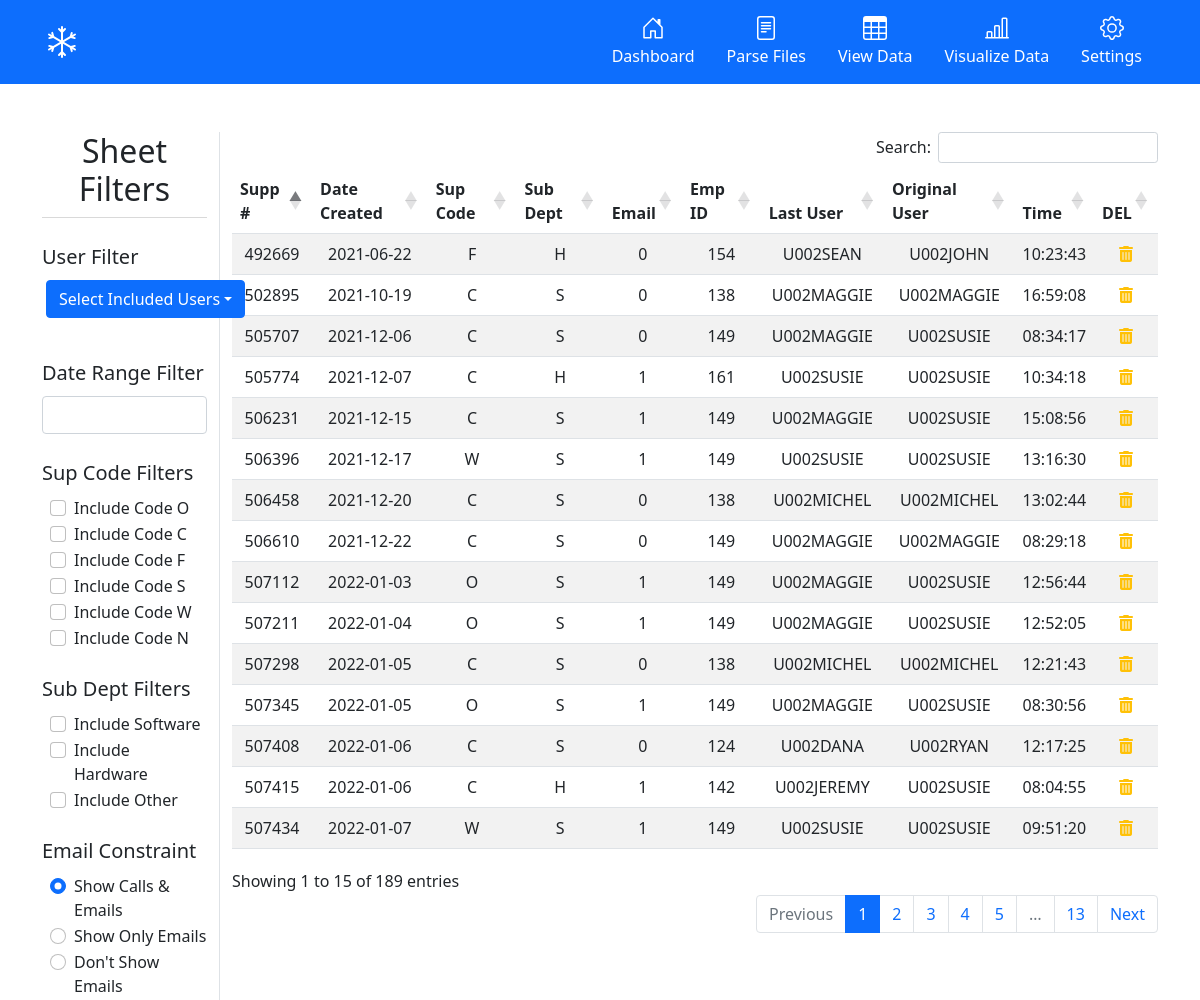
The app's page /sheets/, older data.
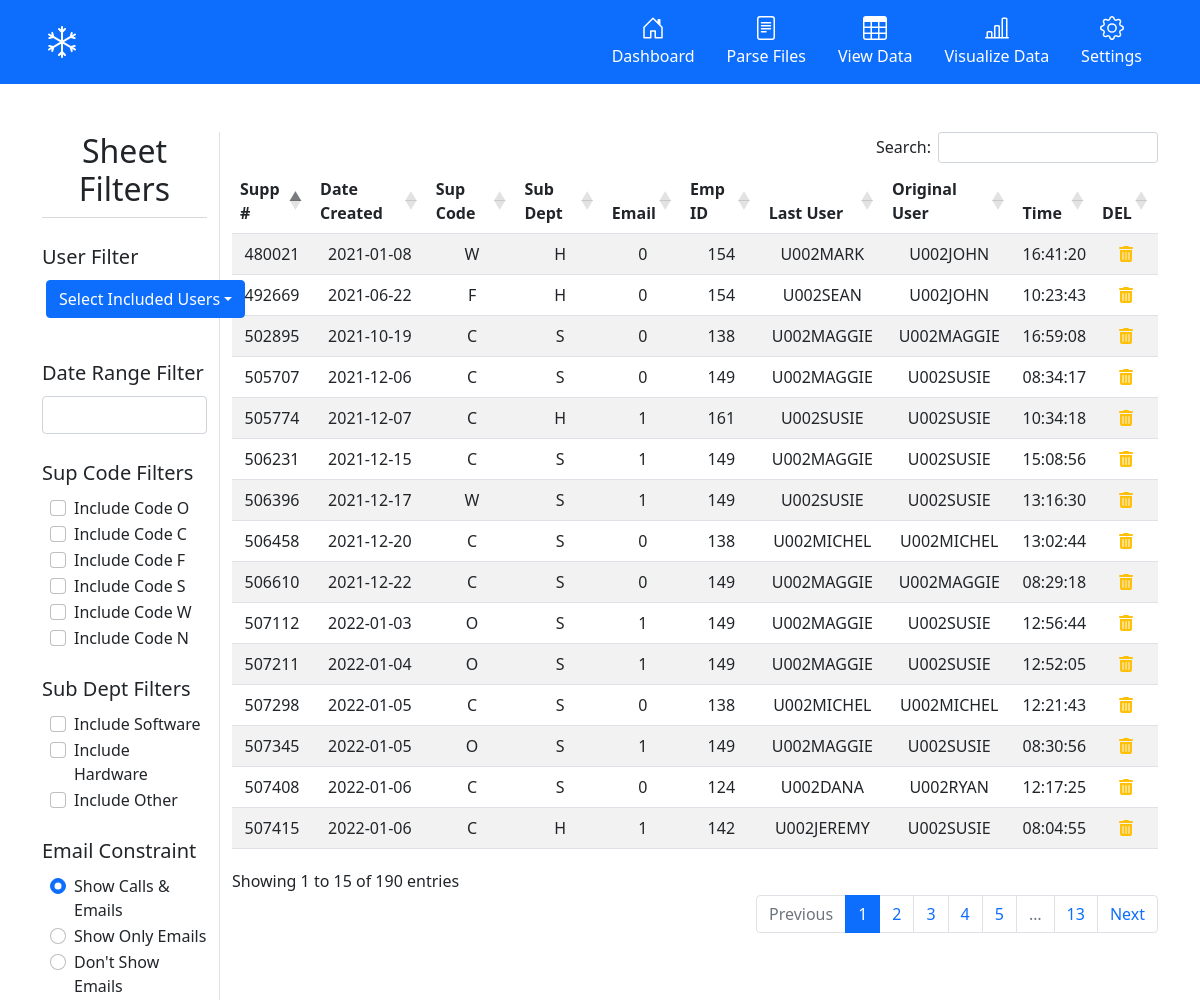
The same page, newer data.
### tables this page shows
CREATE TABLE calls(
                                    support_number TEXT, 
                                    date_created TEXT, 
                                    sup_code TEXT,
                                    sub_dept TEXT,
                                    email TEXT,
                                    employee_id TEXT, 
                                    last_user TEXT, 
                                    original_user TEXT, 
                                    time_last_changed TEXT,
                                    FOREIGN KEY(employee_id) REFERENCES employees(id),
                                    PRIMARY KEY(support_number, date_created));

### src/routes/sheets_routes.py (the view)
@sheets_bp.route('/', methods=["GET"])
def sheets():
    return render_template('sheets.html', calls=calls_db.read(), employees=employees_db.read())

### src/models/call.py (called while the page is built)
    def read(self):
        try:
            self.lock.acquire(True)
            self.cursor.execute('''
                                SELECT * FROM calls
                                ''')
            return self.cursor.fetchall()
        finally:
            self.lock.release()

### src/models/employee.py (called while the page is built)
    def read(self):
        try:
            self.lock.acquire(True)
            self.cursor.execute('''
                                SELECT * FROM employees
                                ''')
            return self.cursor.fetchall()
        finally:
            self.lock.release()

### src/templates/sheets.html (shortened to what this page needs)
{% extends "base.html" %}
{% block content %}
<div class="container">
  <div class="row mt-5">
    <div class="col-2 border-end">
      <h2 class="display-6 text-center">Sheet Filters</h2>
      <div class="dropdown-divider mt-1"></div>
      <label for="userConstraint" class="form-label lead mt-3">User Filter</label>
      <div id="userConstraint" class="btn-group ms-1 mb-4">
        <button type="button" class="btn btn-primary dropdown-toggle" data-bs-toggle="dropdown">Select Included
          Users</button>
      </div>
      <label for="dateConstraint" class="form-label lead mt-3">Date Range Filter</label>
      <input id="dateConstraint" type="text" name="dates" class="form-control mb-4">
      <label for="supCodeConstraints" class="form-label lead">Sup Code Filters</label>
      <div id="supCodeConstraints" class="ms-2 mb-4">
        <div class="form-check">
          <label class="form-check-label" for="oCheck">Include Code O</label>
          <input class="form-check-input supCodeCheck" type="checkbox" value="O" id="oCheck">
        </div>
        <div class="form-check">
          <label class="form-check-label" for="cCheck">Include Code C</label>
          <input class="form-check-input supCodeCheck" type="checkbox" value="C" id="cCheck">
        </div>
        <div class="form-check">
          <label class="form-check-label" for="fCheck">Include Code F</label>
          <input class="form-check-input supCodeCheck" type="checkbox" value="F" id="fCheck">
        </div>
        <div class="form-check">
          <label class="form-check-label" for="sCheck">Include Code S</label>
          <input class="form-check-input supCodeCheck" type="checkbox" value="S" id="sCheck">
        </div>
        <div class="form-check">
          <label class="form-check-label" for="wCheck">Include Code W</label>
          <input class="form-check-input supCodeCheck" type="checkbox" value="W" id="wCheck">
        </div>
        <div class="form-check">
          <label class="form-check-label" for="nCheck">Include Code N</label>
          <input class="form-check-input supCodeCheck" type="checkbox" value="N" id="nCheck">
        </div>
      </div>
      <label for="subDeptConstraints" class="form-label lead">Sub Dept Filters</label>
      <div id="subDeptConstraints" class="ms-2 mb-4">
        <div class="form-check">
          <label class="form-check-label" for="softwareCheck">Include Software</label>
          <input class="form-check-input subDeptCheck" value="S" type="checkbox" id="softwareCheck">
        </div>
        <div class="form-check">
          <label class="form-check-label" for="hardwareCheck">Include Hardware</label>
          <input class="form-check-input subDeptCheck" value="H" type="checkbox" id="hardwareCheck">
        </div>
        <div class="form-check">
          <label class="form-check-label" for="otherCheck">Include Other</label>
          <input class="form-check-input subDeptCheck" value="O" type="checkbox" id="otherCheck">
        </div>
      </div>
      <label for="emailConstraint" class="form-label lead">Email Constraint</label>
      <div id="emailConstraint" class="ms-2">
        <div class="form-check">
          <label class="form-check-label" for="includeCallsAndEmailsCheck">Show Calls & Emails</label>
          <input class="form-check-input emailRadioButton" value="1|0" type="radio" name="flexRadioDefault"
            id="includeCallsAndEmailsCheck" checked>
        </div>
        <div class="form-check">
          <label class="form-check-label" for="includeEmailsCheck">Show Only Emails</label>
          <input class="form-check-input emailRadioButton" value="1" type="radio" name="flexRadioDefault"
            id="includeEmailsCheck">
        </div>
        <div class="form-check">
          <label class="form-check-label" for="excludeEmailsCheck">Don't Show Emails</label>
          <input class="form-check-input emailRadioButton" value="0" type="radio" name="flexRadioDefault"
            id="excludeEmailsCheck">
        </div>
      </div>
    </div>
    <div class="col-10">
      <table class="table table-striped dataTable text-center" id="sheetTable">
        <thead>
          <tr>
            <th scope="col">Supp #</th>
            <th scope="col">Date Created</th>
            <th scope="col">Sup Code</th>
            <th scope="col">Sub Dept</th>
            <th scope="col">Email</th>
            <th scope="col">Emp ID</th>
            <th scope="col">Last User</th>
            <th scope="col">Original User</th>
            <th scope="col">Time</th>
            <th scope="col">DEL</th>
          </tr>
        </thead>
        <tbody>
          {% for call in calls %}
          <form action="{{ url_for('sheets.delete_call') }}" method="post">
            <tr>
              <td>{{ call[0] }}</td>
              <td>{{ call[1] }}</td>
              <td>{{ call[2] }}</td>
              <td>{{ call[3] }}</td>
              <td>{{ call[4] }}</td>
              <td>{{ call[5] }}</td>
              <td>{{ call[6] }}</td>
              <td>{{ call[7] }}</td>
              <td>{{ call[8] }}</td>
              <td>
                <button type="submit"
                  onclick="return confirm('Do you want to permanently delete call number {{ call[0] }} on {{ call[1] }} ?');"
                  class="sheets-delete-button ">
                  <i class="fas fa-trash-alt text-warning"></i>
                </button>
              </td>
            </tr>
          </form>
          {% endfor %}
        </tbody>
      </table>
    </div>
  </div>
</div>
{% endblock %}

### src/templates/base.html (shortened to what this page needs)
<!DOCTYPE html>
<html lang="en">
<head>
    <link href="https://cdn.jsdelivr.net/npm/bootstrap@5.1.3/dist/css/bootstrap.min.css" rel="stylesheet"
>
    <link rel="stylesheet" href="https://cdnjs.cloudflare.com/ajax/libs/animate.css/4.1.1/animate.min.css" />
    <link rel="stylesheet" href="https://cdn.datatables.net/1.11.5/css/dataTables.bootstrap5.min.css">
    <link rel="stylesheet" type="text/css" href="https://cdn.jsdelivr.net/npm/daterangepicker/daterangepicker.css" />
    <link rel="stylesheet" type="text/css" href="{{ url_for('static',filename='css/styles.css') }}">
</head>
<body>
    <div class="px-3 py-2 bg-primary text-white">
        <div class="container">
            <div class="d-flex flex-wrap align-items-center justify-content-center justify-content-lg-start">
                <a href="/" class="d-flex align-items-center my-2 my-lg-0 me-lg-auto text-white text-decoration-none">
                    <svg class="bi me-2" width="40" height="32" role="img" aria-label="Snowball">
                        <use xlink:href="#snowball"></use>
                    </svg>
                </a>
                <ul class="nav col-12 col-lg-auto my-2 justify-content-center my-md-0 text-small">
                    <li>
                        <a href="/" class="nav-link text-white">
                            <svg class="bi d-block mx-auto mb-1" width="24" height="24">
                                <use xlink:href="#home"></use>
                            </svg>
                            Dashboard
                        </a>
                    </li>
                    <li>
                        <a href="/parse" class="nav-link text-white">
                            <svg class="bi d-block mx-auto mb-1" width="24" height="24">
                                <use xlink:href="#file-text"></use>
                            </svg>
                            Parse Files
                        </a>
                    </li>
                    <li>
                        <a href="/sheets" class="nav-link text-white">
                            <svg class="bi d-block mx-auto mb-1" width="24" height="24">
                                <use xlink:href="#table"></use>
                            </svg>
                            View Data
                        </a>
                    </li>
                    <li>
                        <a href="/visualize" class="nav-link text-white">
                            <svg class="bi d-block mx-auto mb-1" width="24" height="24">
                                <use xlink:href="#chart"></use>
                            </svg>
                            Visualize Data
                        </a>
                    </li>
                    <li>
                        <a href="/settings" class="nav-link text-white">
                            <svg class="bi d-block mx-auto mb-1" width="24" height="24">
                                <use xlink:href="#setting"></use>
                            </svg>
                            Settings
                        </a>
                    </li>
                </ul>
            </div>
        </div>
    </div>
    {% block content %}
    {% endblock %}
</body>
</html>

### src/static/css/styles.css (style rules this page uses)
.bi { vertical-align: -0.125em; pointer-events: none; fill: currentColor; }
.display-6 { font-size: 2rem !important; }
.sheets-delete-button { background: none; color: inherit; border: none; padding: 0; font: inherit; cursor: pointer; outline: inherit; }

Row changes from the older to the newer data that the page shows:
no longer on this page (row unchanged): calls: support_number "507434", date_created "2022-01-07", sup_code "W", sub_dept "S", email "1", employee "149", last_user "U002SUSIE", original_user "U002SUSIE", time_last_changed "09:51:20"
added calls: support_number "480021", date_created "2021-01-08", sup_code "W", sub_dept "H", email "0", employee "154", last_user "U002MARK", original_user "U002JOHN", time_last_changed "16:41:20"
Text that changed along with them:
text written by a page script: "Search: Showing 1 to 15 of 189 entries Previous 1 2 3 4 5 … 13 Next" → "Search: Showing 1 to 15 of 190 entries Previous 1 2 3 4 5 … 13 Next"
